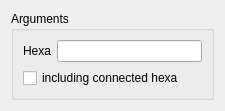
<?xml version="1.0" encoding="UTF-8"?>
<ui version="4.0">
 <class>RemoveHexaDialog</class>
 <widget class="QDialog" name="RemoveHexaDialog">
  <property name="geometry">
   <rect>
    <x>0</x>
    <y>0</y>
    <width>225</width>
    <height>103</height>
   </rect>
  </property>
  <property name="sizePolicy">
   <sizepolicy hsizetype="Preferred" vsizetype="Fixed">
    <horstretch>0</horstretch>
    <verstretch>0</verstretch>
   </sizepolicy>
  </property>
  <property name="minimumSize">
   <size>
    <width>5</width>
    <height>0</height>
   </size>
  </property>
  <property name="windowTitle">
   <string>Remove Hexa</string>
  </property>
  <layout class="QVBoxLayout" name="verticalLayout_3">
   <item>
    <widget class="QGroupBox" name="groupBox">
     <property name="minimumSize">
      <size>
       <width>5</width>
       <height>0</height>
      </size>
     </property>
     <property name="title">
      <string>Arguments</string>
     </property>
     <layout class="QFormLayout" name="formLayout">
      <item row="0" column="0">
       <widget class="QLabel" name="label">
        <property name="text">
         <string>Hexa</string>
        </property>
       </widget>
      </item>
      <item row="0" column="1">
       <widget class="QLineEdit" name="hexa_le">
        <property name="sizePolicy">
         <sizepolicy hsizetype="Minimum" vsizetype="Fixed">
          <horstretch>0</horstretch>
          <verstretch>0</verstretch>
         </sizepolicy>
        </property>
        <property name="maximumSize">
         <size>
          <width>16777215</width>
          <height>16777215</height>
         </size>
        </property>
        <property name="readOnly">
         <bool>false</bool>
        </property>
       </widget>
      </item>
      <item row="1" column="0" colspan="2">
       <widget class="QCheckBox" name="connected_cb">
        <property name="text">
         <string>including connected hexa</string>
        </property>
       </widget>
      </item>
     </layout>
    </widget>
   </item>
  </layout>
 </widget>
 <resources/>
 <connections/>
</ui>
